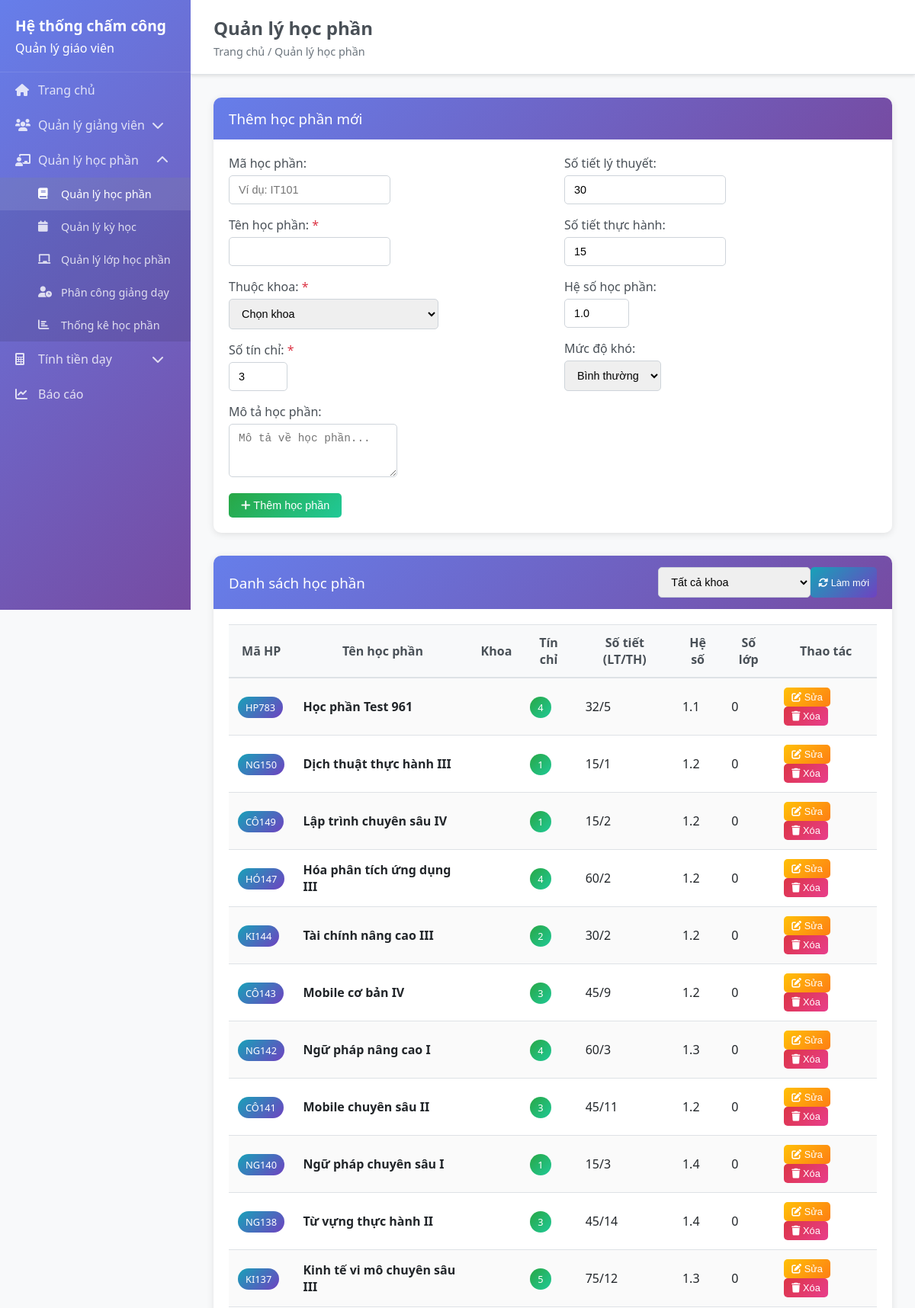
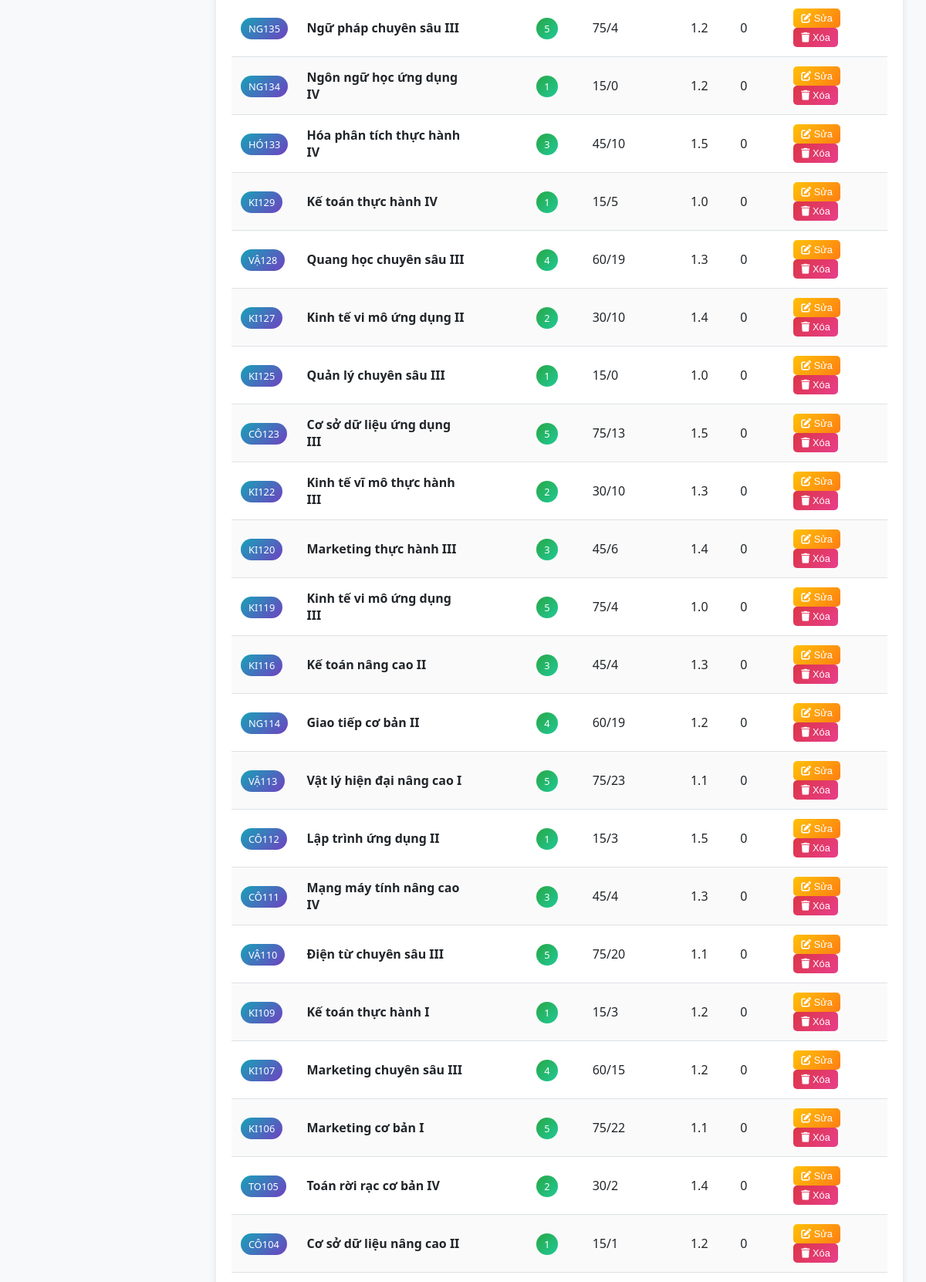
Page /subjects (upper part) on the committed database (2 pictures, top to bottom).
### backend/models/subject.py (models this page shows, shortened)
class Subject(BaseModel):
    __tablename__ = 'subjects'
    code = db.Column(db.String(20), unique=True, nullable=True)
    name = db.Column(db.String(100), nullable=False)
    credits = db.Column(db.Integer, default=3)
    department_id = db.Column(db.Integer, db.ForeignKey('departments.id'), nullable=True, default=1)
    theory_hours = db.Column(db.Integer, default=0)
    practice_hours = db.Column(db.Integer, default=0)
    total_hours = db.Column(db.Integer, default=0)
    subject_coefficient = db.Column(db.Numeric(3, 2), default=1.0)
    difficulty_level = db.Column(db.String(20), default='normal')
    description = db.Column(db.Text, nullable=True)
    prerequisites = db.Column(db.Text, nullable=True)
    department = db.Column(db.String(100), nullable=True)
    student_count = db.Column(db.Integer, default=0)
    is_active = db.Column(db.Boolean, default=True)
    department_ref = db.relationship('Department', foreign_keys=[department_id], backref='subjects')
    @property
    def total_classes(self):
        try:
            from models.teaching_assignment import TeachingAssignment
            return TeachingAssignment.query.filter_by(subject_id=self.id).count()
        except:
            return 0

### backend/app.py (the view, shortened to what this page needs)
@app.route('/subjects')
def subjects():
    try:
        subjects_list = []
        departments_list = []
        if 'Subject' in globals():
            subjects_list = Subject.query.filter_by(is_active=True).order_by(Subject.created_at.desc()).all()
        if 'Department' in globals():
            departments_list = Department.query.filter_by(is_active=True).order_by(Department.name).all()
            print(f"Found {len(departments_list)} departments for subjects")
        return render_template('subjects.html',
                             subjects=subjects_list,
                             departments=departments_list)
    except Exception as e:
        print(f"Error in subjects route: {e}")
        import traceback
        traceback.print_exc()
        return render_template('subjects.html', subjects=[], departments=[])

### frontend/templates/subjects.html (shortened to what this page needs)
<!DOCTYPE html>
<html lang="en">
<head>
    <link rel="stylesheet" href="{{ url_for('static', filename='css/style.css') }}">
</head>
<body>
    {% extends "base.html" %}
    {% block page_title %}Quản lý học phần{% endblock %}
    {% block breadcrumb %}Trang chủ / Quản lý học phần{% endblock %}
    {% block content %}
    <div class="card">
        <div class="card-header">
            <h3>Thêm học phần mới</h3>
        </div>
        <div class="card-body">
            <form id="subject-form">
                <div class="row">
                    <div class="col-md-6">
                        <div class="form-group">
                            <label for="subject-code">Mã học phần:</label>
                            <input type="text" id="subject-code" name="code" class="form-control" placeholder="Ví dụ: IT101">
                        </div>
                        <div class="form-group">
                            <label for="subject-name">Tên học phần: <span class="text-danger">*</span></label>
                            <input type="text" id="subject-name" name="name" class="form-control" required>
                        </div>
                        <div class="form-group">
                            <label for="subject-department">Thuộc khoa: <span class="text-danger">*</span></label>
                            <select id="subject-department" name="department_id" class="form-control" required>
                                <option value="">Chọn khoa</option>
                            </select>
                        </div>
                        <div class="form-group">
                            <label for="subject-credits">Số tín chỉ: <span class="text-danger">*</span></label>
                            <input type="number" id="subject-credits" name="credits" class="form-control" min="1" max="10" value="3" required>
                        </div>
                    </div>
                    <div class="col-md-6">
                        <div class="form-group">
                            <label for="subject-theory-hours">Số tiết lý thuyết:</label>
                            <input type="number" id="subject-theory-hours" name="theory_hours" class="form-control" min="0" value="30">
                        </div>
                        <div class="form-group">
                            <label for="subject-practice-hours">Số tiết thực hành:</label>
                            <input type="number" id="subject-practice-hours" name="practice_hours" class="form-control" min="0" value="15">
                        </div>
                        <div class="form-group">
                            <label for="subject-coefficient">Hệ số học phần:</label>
                            <input type="number" id="subject-coefficient" name="subject_coefficient" class="form-control" step="0.1" min="0.5" max="3.0" value="1.0">
                        </div>
                        <div class="form-group">
                            <label for="subject-difficulty">Mức độ khó:</label>
                            <select id="subject-difficulty" name="difficulty_level" class="form-control">
                                <option value="normal">Bình thường</option>
                            </select>
                        </div>
                    </div>
                </div>
                <div class="form-group">
                    <label for="subject-description">Mô tả học phần:</label>
                    <textarea id="subject-description" name="description" class="form-control" rows="3" placeholder="Mô tả về học phần..."></textarea>
                </div>
                <button type="submit" class="btn btn-success" id="submit-btn">
                    <i class="fas fa-plus"></i> Thêm học phần
                </button>
            </form>
        </div>
    </div>
    <div class="card">
        <div class="card-header d-flex justify-content-between align-items-center">
            <h3>Danh sách học phần</h3>
            <div class="d-flex">
                <select id="filter-department" class="form-control mr-2" style="width: 200px;">
                    <option value="">Tất cả khoa</option>
                </select>
                <button class="btn btn-info btn-sm" onclick="refreshSubjectsList()">
                    <i class="fas fa-sync-alt"></i> Làm mới
                </button>
            </div>
        </div>
        <div class="card-body">
            <div class="table-responsive">
                <table class="table table-striped" id="subjects-table">
                    <thead>
                        <tr>
                            <th>Mã HP</th>
                            <th>Tên học phần</th>
                            <th>Khoa</th>
                            <th>Tín chỉ</th>
                            <th>Số tiết (LT/TH)</th>
                            <th>Hệ số</th>
                            <th>Số lớp</th>
                            <th>Thao tác</th>
                        </tr>
                    </thead>
                    <tbody>
                        {% for subject in subjects %}
                        <tr>
                            <td><span class="badge badge-info">{{ subject.code or '-' }}</span></td>
                            <td><strong>{{ subject.name }}</strong></td>
                            <td>{{ subject.department_abbreviation }}</td>
                            <td><span class="badge badge-success">{{ subject.credits }}</span></td>
                            <td>{{ subject.theory_hours }}/{{ subject.practice_hours }}</td>
                            <td>{{ "%.1f"|format(subject.subject_coefficient) }}</td>
                            <td>{{ subject.total_classes }}</td>
                            <td>
                                <button class="btn btn-warning btn-sm" onclick="editSubject({{ subject.id }})">
                                    <i class="fas fa-edit"></i> Sửa
                                </button>
                                <button class="btn btn-danger btn-sm" onclick="deleteSubject({{ subject.id }})">
                                    <i class="fas fa-trash"></i> Xóa
                                </button>
                            </td>
                        </tr>
                        {% else %}
                        <tr>
                            <td colspan="8" class="text-center">Chưa có học phần nào</td>
                        </tr>
                        {% endfor %}
                    </tbody>
                </table>
            </div>
        </div>
    </div>
    {% endblock %}

### frontend/static/css/style.css (style rules this page uses)
* { margin: 0; padding: 0; box-sizing: border-box; }
body { font-family: 'Segoe UI', Tahoma, Geneva, Verdana, sans-serif; background-color: #f8f9fa; color: #333; }
.card { background: white; border-radius: 10px; box-shadow: 0 2px 10px rgba(0,0,0,0.1); margin-bottom: 30px; border: none; }
.card-header { background: linear-gradient(135deg, #667eea 0%, #764ba2 100%); color: white; padding: 15px 20px; border-radius: 10px 10px 0 0; border-bottom: none; }
.card-header h3, .card-header h5 { margin: 0; font-weight: 500; }
.card-body { padding: 20px; }
.form-group { margin-bottom: 1rem; }
.form-group label { font-weight: 500; margin-bottom: 5px; display: block; color: #495057; }
.form-control { border: 1px solid #ced4da; border-radius: 5px; padding: 10px 12px; font-size: 0.9rem; transition: all 0.3s ease; }
.btn { border-radius: 5px; padding: 8px 16px; font-size: 0.9rem; font-weight: 500; border: none; cursor: pointer; transition: all 0.3s ease; text-decoration: none; display: inline-block; }
.btn-success { background: linear-gradient(135deg, #28a745, #20c997); color: white; }
.btn-warning { background: linear-gradient(135deg, #ffc107, #fd7e14); color: white; }
.btn-danger { background: linear-gradient(135deg, #dc3545, #e83e8c); color: white; }
.btn-info { background: linear-gradient(135deg, #17a2b8, #6f42c1); color: white; }
.btn-sm { padding: 5px 10px; font-size: 0.8rem; }
.table { width: 100%; margin-bottom: 1rem; color: #212529; border-collapse: collapse; }
.table th, .table td { padding: 12px; vertical-align: middle; border-top: 1px solid #dee2e6; }
.table thead th { background-color: #f8f9fa; border-bottom: 2px solid #dee2e6; font-weight: 600; color: #495057; }
.table-striped tbody tr:nth-of-type(odd) { background-color: rgba(0,0,0,0.02); }
.table-responsive { overflow-x: auto; }
.badge { padding: 5px 10px; border-radius: 20px; font-size: 0.8rem; font-weight: 500; }
.badge-info { background: linear-gradient(135deg, #17a2b8, #6f42c1); color: white; }
.badge-success { background: linear-gradient(135deg, #28a745, #20c997); color: white; }
.text-danger { color: #dc3545; }
.d-flex { display: flex; }
.justify-content-between { justify-content: space-between; }
.align-items-center { align-items: center; }
.row { display: flex; flex-wrap: wrap; margin: 0 -15px; }
.col-md-3, .col-md-4, .col-md-6, .col-md-8, .col-12 { padding: 0 15px; }
.col-md-6 { flex: 0 0 50%; max-width: 50%; }

### rows in the picture
Subject: code "HP783", name "Học phần Test 961", credits "4", theory_hours "32", practice_hours "5", subject_coefficient "1.1", total_classes "0"
Subject: code "NG150", name "Dịch thuật thực hành III", credits "1", theory_hours "15", practice_hours "1", subject_coefficient "1.2", total_classes "0"
Subject: code "CÔ149", name "Lập trình chuyên sâu IV", credits "1", theory_hours "15", practice_hours "2", subject_coefficient "1.2", total_classes "0"
Subject: code "HÓ147", name "Hóa phân tích ứng dụng III", credits "4", theory_hours "60", practice_hours "2", subject_coefficient "1.2", total_classes "0"
Subject: code "KI144", name "Tài chính nâng cao III", credits "2", theory_hours "30", practice_hours "2", subject_coefficient "1.2", total_classes "0"
Subject: code "CÔ143", name "Mobile cơ bản IV", credits "3", theory_hours "45", practice_hours "9", subject_coefficient "1.2", total_classes "0"
Subject: code "NG142", name "Ngữ pháp nâng cao I", credits "4", theory_hours "60", practice_hours "3", subject_coefficient "1.3", total_classes "0"
Subject: code "CÔ141", name "Mobile chuyên sâu II", credits "3", theory_hours "45", practice_hours "11", subject_coefficient "1.2", total_classes "0"
Subject: code "NG140", name "Ngữ pháp chuyên sâu I", credits "1", theory_hours "15", practice_hours "3", subject_coefficient "1.4", total_classes "0"
Subject: code "NG138", name "Từ vựng thực hành II", credits "3", theory_hours "45", practice_hours "14", subject_coefficient "1.4", total_classes "0"
Subject: code "KI137", name "Kinh tế vi mô chuyên sâu III", credits "5", theory_hours "75", practice_hours "12", subject_coefficient "1.3", total_classes "0"
Subject: code "NG135", name "Ngữ pháp chuyên sâu III", credits "5", theory_hours "75", practice_hours "4", subject_coefficient "1.2", total_classes "0"
Subject: code "NG134", name "Ngôn ngữ học ứng dụng IV", credits "1", theory_hours "15", practice_hours "0", subject_coefficient "1.2", total_classes "0"
Subject: code "HÓ133", name "Hóa phân tích thực hành IV", credits "3", theory_hours "45", practice_hours "10", subject_coefficient "1.5", total_classes "0"
Subject: code "KI129", name "Kế toán thực hành IV", credits "1", theory_hours "15", practice_hours "5", subject_coefficient "1.0", total_classes "0"
Subject: code "VẬ128", name "Quang học chuyên sâu III", credits "4", theory_hours "60", practice_hours "19", subject_coefficient "1.3", total_classes "0"
Subject: code "KI127", name "Kinh tế vi mô ứng dụng II", credits "2", theory_hours "30", practice_hours "10", subject_coefficient "1.4", total_classes "0"
Subject: code "KI125", name "Quản lý chuyên sâu III", credits "1", theory_hours "15", practice_hours "0", subject_coefficient "1.0", total_classes "0"
Subject: code "CÔ123", name "Cơ sở dữ liệu ứng dụng III", credits "5", theory_hours "75", practice_hours "13", subject_coefficient "1.5", total_classes "0"
Subject: code "KI122", name "Kinh tế vĩ mô thực hành III", credits "2", theory_hours "30", practice_hours "10", subject_coefficient "1.3", total_classes "0"
Subject: code "KI120", name "Marketing thực hành III", credits "3", theory_hours "45", practice_hours "6", subject_coefficient "1.4", total_classes "0"
Subject: code "KI119", name "Kinh tế vi mô ứng dụng III", credits "5", theory_hours "75", practice_hours "4", subject_coefficient "1.0", total_classes "0"
Subject: code "KI116", name "Kế toán nâng cao II", credits "3", theory_hours "45", practice_hours "4", subject_coefficient "1.3", total_classes "0"
Subject: code "NG114", name "Giao tiếp cơ bản II", credits "4", theory_hours "60", practice_hours "19", subject_coefficient "1.2", total_classes "0"
Subject: code "VẬ113", name "Vật lý hiện đại nâng cao I", credits "5", theory_hours "75", practice_hours "23", subject_coefficient "1.1", total_classes "0"
Subject: code "CÔ112", name "Lập trình ứng dụng II", credits "1", theory_hours "15", practice_hours "3", subject_coefficient "1.5", total_classes "0"
Subject: code "CÔ111", name "Mạng máy tính nâng cao IV", credits "3", theory_hours "45", practice_hours "4", subject_coefficient "1.3", total_classes "0"
Subject: code "VẬ110", name "Điện từ chuyên sâu III", credits "5", theory_hours "75", practice_hours "20", subject_coefficient "1.1", total_classes "0"
Subject: code "KI109", name "Kế toán thực hành I", credits "1", theory_hours "15", practice_hours "3", subject_coefficient "1.2", total_classes "0"
Subject: code "KI107", name "Marketing chuyên sâu III", credits "4", theory_hours "60", practice_hours "15", subject_coefficient "1.2", total_classes "0"
Subject: code "KI106", name "Marketing cơ bản I", credits "5", theory_hours "75", practice_hours "22", subject_coefficient "1.1", total_classes "0"
Subject: code "TO105", name "Toán rời rạc cơ bản IV", credits "2", theory_hours "30", practice_hours "2", subject_coefficient "1.4", total_classes "0"
Subject: code "CÔ104", name "Cơ sở dữ liệu nâng cao II", credits "1", theory_hours "15", practice_hours "1", subject_coefficient "1.2", total_classes "0"
